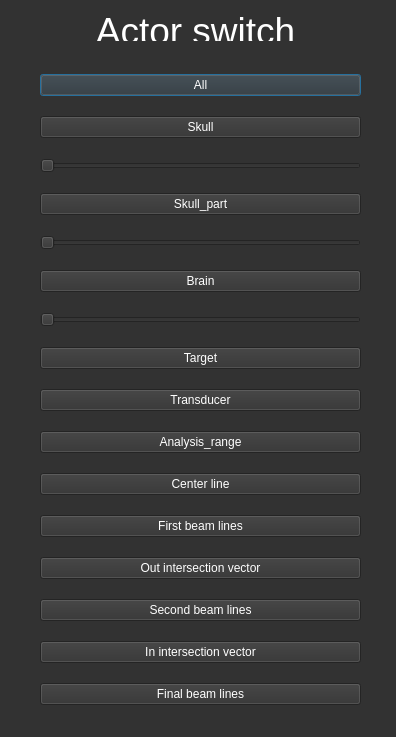
<?xml version="1.0" encoding="UTF-8"?>
<ui version="4.0">
 <class>Dialog</class>
 <widget class="QDialog" name="Dialog">
  <property name="geometry">
   <rect>
    <x>0</x>
    <y>0</y>
    <width>396</width>
    <height>737</height>
   </rect>
  </property>
  <property name="windowTitle">
   <string>Dialog</string>
  </property>
  <property name="styleSheet">
   <string notr="true">background-color: rgb(50, 50, 50);</string>
  </property>
  <widget class="QLabel" name="label">
   <property name="geometry">
    <rect>
     <x>90</x>
     <y>10</y>
     <width>211</width>
     <height>31</height>
    </rect>
   </property>
   <property name="font">
    <font>
     <family>Helvetica</family>
     <pointsize>12</pointsize>
     <weight>50</weight>
     <italic>false</italic>
     <bold>false</bold>
    </font>
   </property>
   <property name="layoutDirection">
    <enum>Qt::LeftToRight</enum>
   </property>
   <property name="styleSheet">
    <string notr="true">color: rgb(255, 255, 255);
font: 12pt &quot;Helvetica&quot;;</string>
   </property>
   <property name="text">
    <string>&lt;html&gt;&lt;head/&gt;&lt;body&gt;&lt;p align=&quot;center&quot;&gt;&lt;span style=&quot; font-size:28pt;&quot;&gt;Actor switch&lt;/span&gt;&lt;/p&gt;&lt;/body&gt;&lt;/html&gt;</string>
   </property>
  </widget>
  <widget class="QWidget" name="layoutWidget">
   <property name="geometry">
    <rect>
     <x>40</x>
     <y>60</y>
     <width>321</width>
     <height>661</height>
    </rect>
   </property>
   <layout class="QVBoxLayout" name="verticalLayout">
    <item>
     <widget class="QPushButton" name="All_Button">
      <property name="styleSheet">
       <string notr="true">color: rgb(255, 255, 255);</string>
      </property>
      <property name="text">
       <string>All</string>
      </property>
     </widget>
    </item>
    <item>
     <widget class="QPushButton" name="Skull_Button">
      <property name="styleSheet">
       <string notr="true">color: rgb(255, 255, 255);</string>
      </property>
      <property name="text">
       <string>Skull</string>
      </property>
     </widget>
    </item>
    <item>
     <widget class="QSlider" name="horizontalSlider">
      <property name="maximum">
       <number>1000</number>
      </property>
      <property name="singleStep">
       <number>0</number>
      </property>
      <property name="pageStep">
       <number>1</number>
      </property>
      <property name="orientation">
       <enum>Qt::Horizontal</enum>
      </property>
     </widget>
    </item>
    <item>
     <widget class="QPushButton" name="Skull_part_Button">
      <property name="styleSheet">
       <string notr="true">color: rgb(255, 255, 255);</string>
      </property>
      <property name="text">
       <string>Skull_part</string>
      </property>
     </widget>
    </item>
    <item>
     <widget class="QSlider" name="horizontalSlider_2">
      <property name="maximum">
       <number>1000</number>
      </property>
      <property name="singleStep">
       <number>0</number>
      </property>
      <property name="pageStep">
       <number>1</number>
      </property>
      <property name="orientation">
       <enum>Qt::Horizontal</enum>
      </property>
     </widget>
    </item>
    <item>
     <widget class="QPushButton" name="Brain_Button">
      <property name="styleSheet">
       <string notr="true">color: rgb(255, 255, 255);</string>
      </property>
      <property name="text">
       <string>Brain</string>
      </property>
     </widget>
    </item>
    <item>
     <widget class="QSlider" name="horizontalSlider_3">
      <property name="maximum">
       <number>1000</number>
      </property>
      <property name="singleStep">
       <number>0</number>
      </property>
      <property name="pageStep">
       <number>1</number>
      </property>
      <property name="orientation">
       <enum>Qt::Horizontal</enum>
      </property>
     </widget>
    </item>
    <item>
     <widget class="QPushButton" name="Target_button">
      <property name="styleSheet">
       <string notr="true">color: rgb(255, 255, 255);</string>
      </property>
      <property name="text">
       <string>Target</string>
      </property>
     </widget>
    </item>
    <item>
     <widget class="QPushButton" name="pushButton">
      <property name="styleSheet">
       <string notr="true">color: rgb(255, 255, 255);</string>
      </property>
      <property name="text">
       <string>Transducer</string>
      </property>
     </widget>
    </item>
    <item>
     <widget class="QPushButton" name="Analysis_range_Button">
      <property name="styleSheet">
       <string notr="true">color: rgb(255, 255, 255);</string>
      </property>
      <property name="text">
       <string>Analysis_range</string>
      </property>
     </widget>
    </item>
    <item>
     <widget class="QPushButton" name="Center_line_Button">
      <property name="styleSheet">
       <string notr="true">color: rgb(255, 255, 255);</string>
      </property>
      <property name="text">
       <string>Center line</string>
      </property>
     </widget>
    </item>
    <item>
     <widget class="QPushButton" name="First_beam_lines_Button">
      <property name="styleSheet">
       <string notr="true">color: rgb(255, 255, 255);</string>
      </property>
      <property name="text">
       <string>First beam lines</string>
      </property>
     </widget>
    </item>
    <item>
     <widget class="QPushButton" name="Final_beam_lines_Button_2">
      <property name="styleSheet">
       <string notr="true">color: rgb(255, 255, 255);</string>
      </property>
      <property name="text">
       <string>Out intersection vector</string>
      </property>
     </widget>
    </item>
    <item>
     <widget class="QPushButton" name="Second_beam_lines_Button">
      <property name="styleSheet">
       <string notr="true">color: rgb(255, 255, 255);</string>
      </property>
      <property name="text">
       <string>Second beam lines</string>
      </property>
     </widget>
    </item>
    <item>
     <widget class="QPushButton" name="Final_beam_lines_Button_3">
      <property name="styleSheet">
       <string notr="true">color: rgb(255, 255, 255);</string>
      </property>
      <property name="text">
       <string>In intersection vector</string>
      </property>
     </widget>
    </item>
    <item>
     <widget class="QPushButton" name="Final_beam_lines_Button">
      <property name="styleSheet">
       <string notr="true">color: rgb(255, 255, 255);</string>
      </property>
      <property name="text">
       <string>Final beam lines</string>
      </property>
     </widget>
    </item>
   </layout>
  </widget>
 </widget>
 <resources/>
 <connections>
  <connection>
   <sender>All_Button</sender>
   <signal>clicked()</signal>
   <receiver>Dialog</receiver>
   <slot>All()</slot>
   <hints>
    <hint type="sourcelabel">
     <x>319</x>
     <y>74</y>
    </hint>
    <hint type="destinationlabel">
     <x>364</x>
     <y>30</y>
    </hint>
   </hints>
  </connection>
  <connection>
   <sender>Skull_Button</sender>
   <signal>clicked()</signal>
   <receiver>Dialog</receiver>
   <slot>Skull()</slot>
   <hints>
    <hint type="sourcelabel">
     <x>353</x>
     <y>125</y>
    </hint>
    <hint type="destinationlabel">
     <x>395</x>
     <y>163</y>
    </hint>
   </hints>
  </connection>
  <connection>
   <sender>Skull_part_Button</sender>
   <signal>clicked()</signal>
   <receiver>Dialog</receiver>
   <slot>Skull_Part()</slot>
   <hints>
    <hint type="sourcelabel">
     <x>337</x>
     <y>201</y>
    </hint>
    <hint type="destinationlabel">
     <x>394</x>
     <y>228</y>
    </hint>
   </hints>
  </connection>
  <connection>
   <sender>Brain_Button</sender>
   <signal>clicked()</signal>
   <receiver>Dialog</receiver>
   <slot>Brain()</slot>
   <hints>
    <hint type="sourcelabel">
     <x>352</x>
     <y>301</y>
    </hint>
    <hint type="destinationlabel">
     <x>395</x>
     <y>299</y>
    </hint>
   </hints>
  </connection>
  <connection>
   <sender>Target_button</sender>
   <signal>clicked()</signal>
   <receiver>Dialog</receiver>
   <slot>Target()</slot>
   <hints>
    <hint type="sourcelabel">
     <x>317</x>
     <y>386</y>
    </hint>
    <hint type="destinationlabel">
     <x>395</x>
     <y>386</y>
    </hint>
   </hints>
  </connection>
  <connection>
   <sender>pushButton</sender>
   <signal>clicked()</signal>
   <receiver>Dialog</receiver>
   <slot>Transducer()</slot>
   <hints>
    <hint type="sourcelabel">
     <x>342</x>
     <y>432</y>
    </hint>
    <hint type="destinationlabel">
     <x>391</x>
     <y>426</y>
    </hint>
   </hints>
  </connection>
  <connection>
   <sender>Analysis_range_Button</sender>
   <signal>clicked()</signal>
   <receiver>Dialog</receiver>
   <slot>Analysis_range()</slot>
   <hints>
    <hint type="sourcelabel">
     <x>324</x>
     <y>470</y>
    </hint>
    <hint type="destinationlabel">
     <x>395</x>
     <y>467</y>
    </hint>
   </hints>
  </connection>
  <connection>
   <sender>Center_line_Button</sender>
   <signal>clicked()</signal>
   <receiver>Dialog</receiver>
   <slot>Center_line()</slot>
   <hints>
    <hint type="sourcelabel">
     <x>324</x>
     <y>508</y>
    </hint>
    <hint type="destinationlabel">
     <x>392</x>
     <y>509</y>
    </hint>
   </hints>
  </connection>
  <connection>
   <sender>First_beam_lines_Button</sender>
   <signal>clicked()</signal>
   <receiver>Dialog</receiver>
   <slot>First_beam()</slot>
   <hints>
    <hint type="sourcelabel">
     <x>150</x>
     <y>528</y>
    </hint>
    <hint type="destinationlabel">
     <x>10</x>
     <y>540</y>
    </hint>
   </hints>
  </connection>
  <connection>
   <sender>Second_beam_lines_Button</sender>
   <signal>clicked()</signal>
   <receiver>Dialog</receiver>
   <slot>Second_beam()</slot>
   <hints>
    <hint type="sourcelabel">
     <x>350</x>
     <y>622</y>
    </hint>
    <hint type="destinationlabel">
     <x>378</x>
     <y>581</y>
    </hint>
   </hints>
  </connection>
  <connection>
   <sender>Final_beam_lines_Button</sender>
   <signal>clicked()</signal>
   <receiver>Dialog</receiver>
   <slot>Final_beam()</slot>
   <hints>
    <hint type="sourcelabel">
     <x>190</x>
     <y>698</y>
    </hint>
    <hint type="destinationlabel">
     <x>188</x>
     <y>621</y>
    </hint>
   </hints>
  </connection>
  <connection>
   <sender>Final_beam_lines_Button_2</sender>
   <signal>clicked()</signal>
   <receiver>Dialog</receiver>
   <slot>out_vector()</slot>
   <hints>
    <hint type="sourcelabel">
     <x>169</x>
     <y>574</y>
    </hint>
    <hint type="destinationlabel">
     <x>15</x>
     <y>594</y>
    </hint>
   </hints>
  </connection>
  <connection>
   <sender>Final_beam_lines_Button_3</sender>
   <signal>clicked()</signal>
   <receiver>Dialog</receiver>
   <slot>in_vector()</slot>
   <hints>
    <hint type="sourcelabel">
     <x>65</x>
     <y>658</y>
    </hint>
    <hint type="destinationlabel">
     <x>19</x>
     <y>664</y>
    </hint>
   </hints>
  </connection>
 </connections>
 <slots>
  <slot>Transducer()</slot>
  <slot>All()</slot>
  <slot>Skull()</slot>
  <slot>Skull_Part()</slot>
  <slot>Brain()</slot>
  <slot>Target()</slot>
  <slot>Analysis_range()</slot>
  <slot>Center_line()</slot>
  <slot>First_beam()</slot>
  <slot>Second_beam()</slot>
  <slot>Final_beam()</slot>
  <slot>out_vector()</slot>
  <slot>in_vector()</slot>
 </slots>
</ui>
